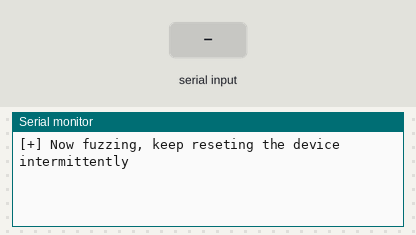
Simulated run of this sketch. Board: Arduino Uno, built with avr-gcc and run on an emulated ATmega328P. On the bench: the last lines printed to the serial monitor. The inputs (shaded band) are chosen by the test bench.

Above: at 1.2 s.
1.3 s: "y" received over the second serial link
At 2.5 s:
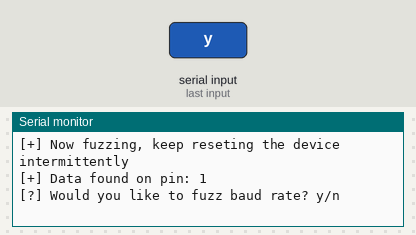
2.8 s: "y" received over Serial
At 4.0 s:
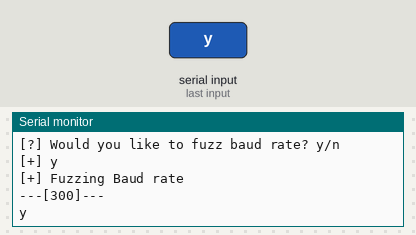
4.3 s: "1" received over the second serial link
At 4.8 s:
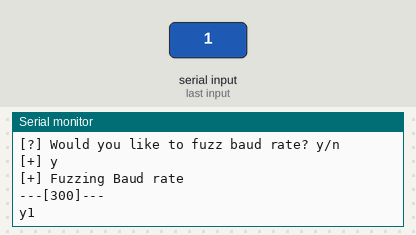

Measured:
- after the input at 1.3 s, the serial monitor: prints a new line at once (image 1)
- after the input at 2.8 s, the serial monitor: prints a new line at once (image 2)
- after the input at 4.3 s, the serial monitor: prints a new line at once (image 3)

The sketch:

UARTfuzz.ino
```cpp
/*
  UARTFUZZ

  Author: Alexis Vanden Eijnde
  Date: 21/03/2017

  Finds the correct pin transmitting data over serial.

  Switches through Software serial ports until data is found, then attempts to fuzz baud rate.
  Output gives the user which pin is TX, and what baud rate.

*/

#include <SoftwareSerial.h>
//(Rx,Tx)
SoftwareSerial pin1(9, 2);
SoftwareSerial pin2(10, 3);
SoftwareSerial pin3(11, 4);
SoftwareSerial pin4(12, 5);
SoftwareSerial pinArray[4] = {pin1, pin2, pin3, pin4};
long baudArray[13] = {300, 600, 1200, 2400, 4800, 9600, 14400, 19200, 28800, 31250, 38400, 57600, 115200};
int pinArraySize = 4;
int baudArraySize = 13;
int baudBufferSize = 16; //How many chars to display per baud rate;

void setup() {
  // Our main communication channel back to user.
  Serial.begin(9600);
  while (!Serial) {
    ; // wait for serial port to connect. Needed for native USB port only
  }
  // Start each software serial port
  for (int i = 0; i < pinArraySize; i++) {
    pinArray[i].begin(9600);
  }
  Serial.println("[+] Now fuzzing, keep reseting the device intermittently");
}

void loop() {
  int pin = queryPins();
  fuzzBaud(pin);
  //finished fuzzing; wait a little bit and start again.
  delay(5000);
}

// iterates through pins and checks for any data
// runs untill user decides to fuzz baud rate;
int queryPins() {
  while (1) {
    for (int i = 0; i < pinArraySize; i++) {
      pinArray[i].listen();
      delay(10); // breathe a little
      while (pinArray[i].available() > 0) {
        int tofuzz = reportAndAsk(i);
        if (tofuzz) return i;
        pinArray[i].flush(); // ¯\_(ツ)_/¯
        break;
      }
    }
  }
}

// Prints our pin found, and asks user fuzz baud query
// returns 1 if 'y' else 0
int reportAndAsk(int i) {
  Serial.print("[+] Data found on pin: ");
  Serial.println(i);
  Serial.println("[?] Would you like to fuzz baud rate? y/n");
  while (!Serial.available()) ;
  char fuzz = Serial.read();
  Serial.print("[+] ");
  Serial.println(fuzz);
  //todo ternary operator
  if (fuzz == 'y') return 1;
  return 0;
}

//read bytes and present them to the user
void fuzzBaud(int pin) {
  Serial.println("[+] Fuzzing Baud rate");
  for (int i = 0; i < baudArraySize; i++) {
    int bufSize = baudBufferSize;
    Serial.print("\n---[");
    Serial.print(baudArray[i]);
    Serial.println("]---");
    pinArray[pin].end();
    pinArray[pin].begin(baudArray[i]);
    //fill buffer
    while (bufSize>0) {
      while (pinArray[pin].available() > 0) {
        Serial.write(pinArray[pin].read());
        bufSize-=1;
      }
    }
  }
}
```
